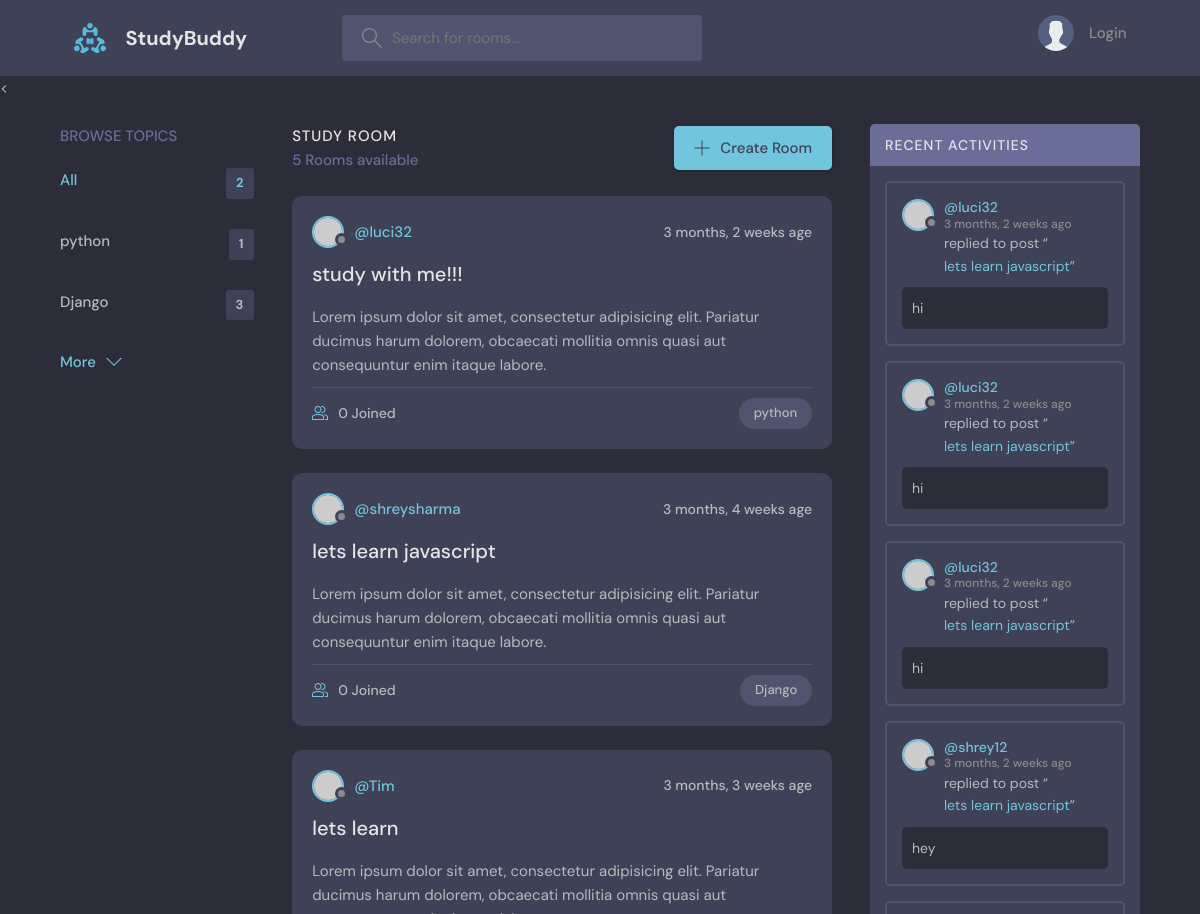
The app's page / (upper part), older data.
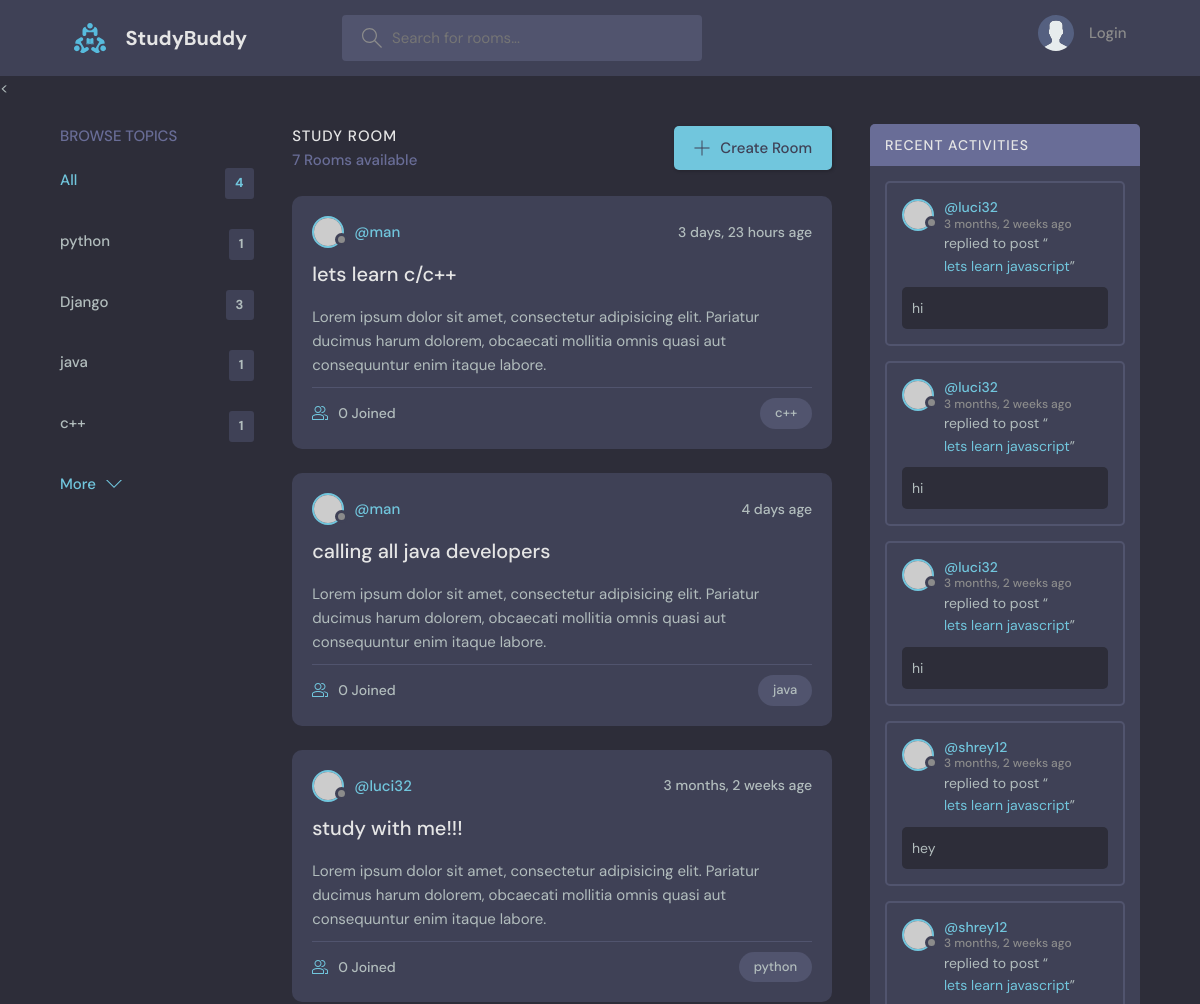
The same page, newer data.
### base/models.py (models this page shows, shortened)
class Topic(models.Model):
    name = models.CharField(max_length=200)

class Room(models.Model):
    host = models.ForeignKey(User, on_delete=models.SET_NULL, null=True)
    topic = models.ForeignKey(Topic, on_delete=models.SET_NULL, null=True)
    name = models.CharField(max_length=200)
    description = models.TextField(null=True, blank=True)
    participants = models.ManyToManyField(User, related_name='participants', blank=True)
    updated = models.DateTimeField(auto_now=True)
    created = models.DateTimeField(auto_now_add=True) #auto_now_add only takes a timestamp
    class Meta:
        ordering = ['-updated', '-created']
    def __str__(self):  #it define the string rep of a obj
         return self.name

class Message(models.Model):
    user = models.ForeignKey(User, on_delete=models.CASCADE)
    room = models.ForeignKey(Room, on_delete=models.CASCADE)
    body = models.TextField()
    updated = models.DateTimeField(auto_now=True)
    created = models.DateTimeField(auto_now_add=True)
    class Meta:
        ordering = ['-updated', '-created']

### base/views.py (the view)
# urls.py: path('', views.home, name='home'),
def home(request):
    q = request.GET.get('q') if request.GET.get('q') != None else ''
    rooms = Room.objects.filter(
        Q(topic__name__contains=q) |
        Q(name__icontains=q) |
        Q(description__icontains=q)
    )
    topics = Topic.objects.all()
    room_count = rooms.count()
    room_messages = Message.objects.filter(Q(room__topic__name__icontains = q))
    context = {'rooms': rooms, 'topics': topics, 'room_count': room_count, 'room_messages': room_messages}
    return render(request, 'base/home.html', context)

### base/templates/base/home.html (shortened to what this page needs)
{% extends 'main.html' %}
{% block content %}
    <main class="layout layout--3">
      <div class="container">
         {% include 'base/topic_components.html' %}
        <div class="roomList">
          <div class="roomList__header">
            <div>
              <h2>Study Room</h2>
              <p>{{room_count}} Rooms available</p>
            </div>
            <a class="btn btn--main" href="{% url 'create-room' %}">
              <svg version="1.1" xmlns="http://www.w3.org/2000/svg" width="32" height="32" viewBox="0 0 32 32">
                <title>add</title>
                <path
                  d="M16.943 0.943h-1.885v14.115h-14.115v1.885h14.115v14.115h1.885v-14.115h14.115v-1.885h-14.115v-14.115z"
                ></path>
              </svg>
              Create Room
            </a>
          </div>
          {% include 'base/feed_components.html' %}
        </div>
        {% include 'base/activity_component.html' %}
      </div>
    </main>
{% endblock %}

### base/templates/base/topic_components.html
<div class="topics">
          <div class="topics__header">
            <h2>Browse Topics</h2>
          </div>
          <ul class="topics__list">
            <li>
              <a href="{% url 'home'%}" class="active">All <span>{{topics.count}}</span></a>
            </li>
              {% for topic in topics %}
            <li>
              <a href="{% url 'home' %}?q={{topic.name}} ">{{ topic.name }} <span>{{topic.room_set.all.count}}</span></a>
            </li>
              {% endfor %}
          </ul>
          <a class="btn btn--link" href="topics.html">
            More
            <svg version="1.1" xmlns="http://www.w3.org/2000/svg" width="32" height="32" viewBox="0 0 32 32">
              <title>chevron-down</title>
              <path d="M16 21l-13-13h-3l16 16 16-16h-3l-13 13z"></path>
            </svg>
          </a>
        </div>

### base/templates/base/feed_components.html (shortened to what this page needs)
{% for room in rooms %}
<div class="roomListRoom">
    <div class="roomListRoom__header">
        {% if room.host %}
        <a href="{% url 'user-profile' room.host.id %}" class="roomListRoom__author">
            <div class="avatar avatar--small">
                <img src="https://randomuser.me/api/portraits/women/11.jpg" />
            </div>
            <span>@{{room.host.username}}</span>
        </a>
        {% endif %}
        <div class="roomListRoom__actions">
            <span>{{room.created|timesince}} age</span>
        </div>
    </div>
    <div class="roomListRoom__content">
        <a href="{% url 'room' room.id %}">{{room.name}}</a>
        <p>
            Lorem ipsum dolor sit amet, consectetur adipisicing elit. Pariatur ducimus harum dolorem, obcaecati mollitia omnis quasi aut consequuntur enim itaque labore.
        </p>
    </div>
    <div class="roomListRoom__meta">
        <a href="{% url 'room' room.id %}" class="roomListRoom__joined">
            {{room.participants.all.count}} Joined
        </a>
        <p class="roomListRoom__topic">{{room.topic.name}}</p>
    </div>
</div>
{% endfor %}

### base/templates/base/activity_component.html (shortened to what this page needs)
<div class="activities">
          <div class="activities__header">
            <h2>Recent Activities</h2>
          </div>
          {% for message in room_messages %}
          <div class="activities__box">
            <div class="activities__boxHeader roomListRoom__header">
              <a href="{% url 'user-profile' message.user.id %}" class="roomListRoom__author">
                <div class="avatar avatar--small">
                  <img src="https://randomuser.me/api/portraits/women/11.jpg" />
                </div>
                <p>
                  @{{message.user}}
                  <span>{{message.created|timesince}} ago</span>
                </p>
              </a>
            </div>
            <div class="activities__boxContent">
              <p>replied to post “<a href="{% url 'room' message.room.id %}">{{message.room}}</a>”</p>
              <div class="activities__boxRoomContent">
                {{message.body}}
              </div>
            </div>
          </div>
          {% endfor %}
        </div>

Row changes from the older to the newer data that the page shows:
no longer on this page (row unchanged): Room: host.username "shreysharma", created "3 months, 4 weeks", name "lets learn javascript", participants.all.count "0", topic.name "Django"
no longer on this page (row unchanged): Room: host.username "Tim", created "3 months, 3 weeks", name "lets learn"
added Topic: name "java", room_set.all.count "1"
added Topic: name "c++", room_set.all.count "1"
added Room: host.username "man", created "3 days, 23 hours", name "lets learn c/c++", participants.all.count "0", topic.name "c++"
added Room: host.username "man", created "4 days", name "calling all java developers", participants.all.count "0", topic.name "java"
now on this page (row unchanged): Message: user "shrey12", created "3 months, 2 weeks", room "lets learn javascript"
Text that changed along with them:
{{ topics.count }}: "2" → "4"
{{ room_count }}: "5" → "7"
